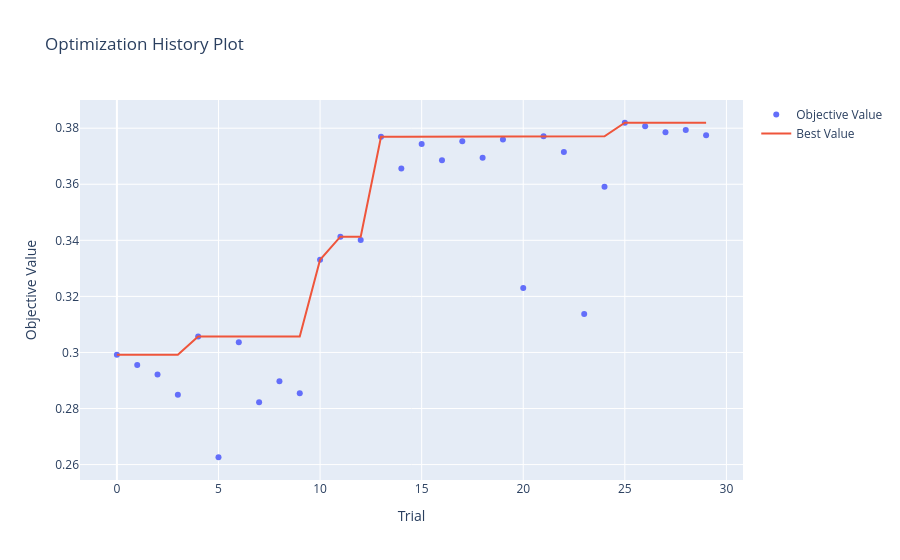

The code cell stored with this chart in its notebook:
### Code cell
optuna.visualization.plot_optimization_history(study_rf)

### Figure 1 — Plotly figure (JSON) as saved in the notebook; plotly's stock layout.template omitted (floating-point values rounded to 4 significant figures)
{"data": [{"mode": "markers", "name": "Objective Value", "type": "scatter", "x": [0, 1, 2, 3, 4, 5, 6, 7, 8, 9, 10, 11, 12, 13, 14, 15, 16, 17, 18, 19, 20, 21, 22, 23, 24, 25, 26, 27, 28, 29], "y": [0.2992, 0.2955, 0.2922, 0.285, 0.3057, 0.2626, 0.3036, 0.2823, 0.2897, 0.2855, 0.3331, 0.3413, 0.3401, 0.3769, 0.3656, 0.3744, 0.3686, 0.3753, 0.3695, 0.376, 0.323, 0.3771, 0.3715, 0.3137, 0.3591, 0.3819, 0.3807, 0.3786, 0.3794, 0.3775]}, {"mode": "lines", "name": "Best Value", "type": "scatter", "x": [0, 1, 2, 3, 4, 5, 6, 7, 8, 9, 10, 11, 12, 13, 14, 15, 16, 17, 18, 19, 20, 21, 22, 23, 24, 25, 26, 27, 28, 29], "y": [0.2992, 0.2992, 0.2992, 0.2992, 0.3057, 0.3057, 0.3057, 0.3057, 0.3057, 0.3057, 0.3331, 0.3413, 0.3413, 0.3769, 0.3769, 0.3769, 0.3769, 0.3769, 0.3769, 0.3769, 0.3769, 0.3771, 0.3771, 0.3771, 0.3771, 0.3819, 0.3819, 0.3819, 0.3819, 0.3819]}, {"marker": {"color": "#cccccc"}, "mode": "markers", "name": "Infeasible Trial", "showlegend": false, "type": "scatter", "x": [], "y": []}], "layout": {"title": {"text": "Optimization History Plot"}, "xaxis": {"title": {"text": "Trial"}}, "yaxis": {"title": {"text": "Objective Value"}}}}
